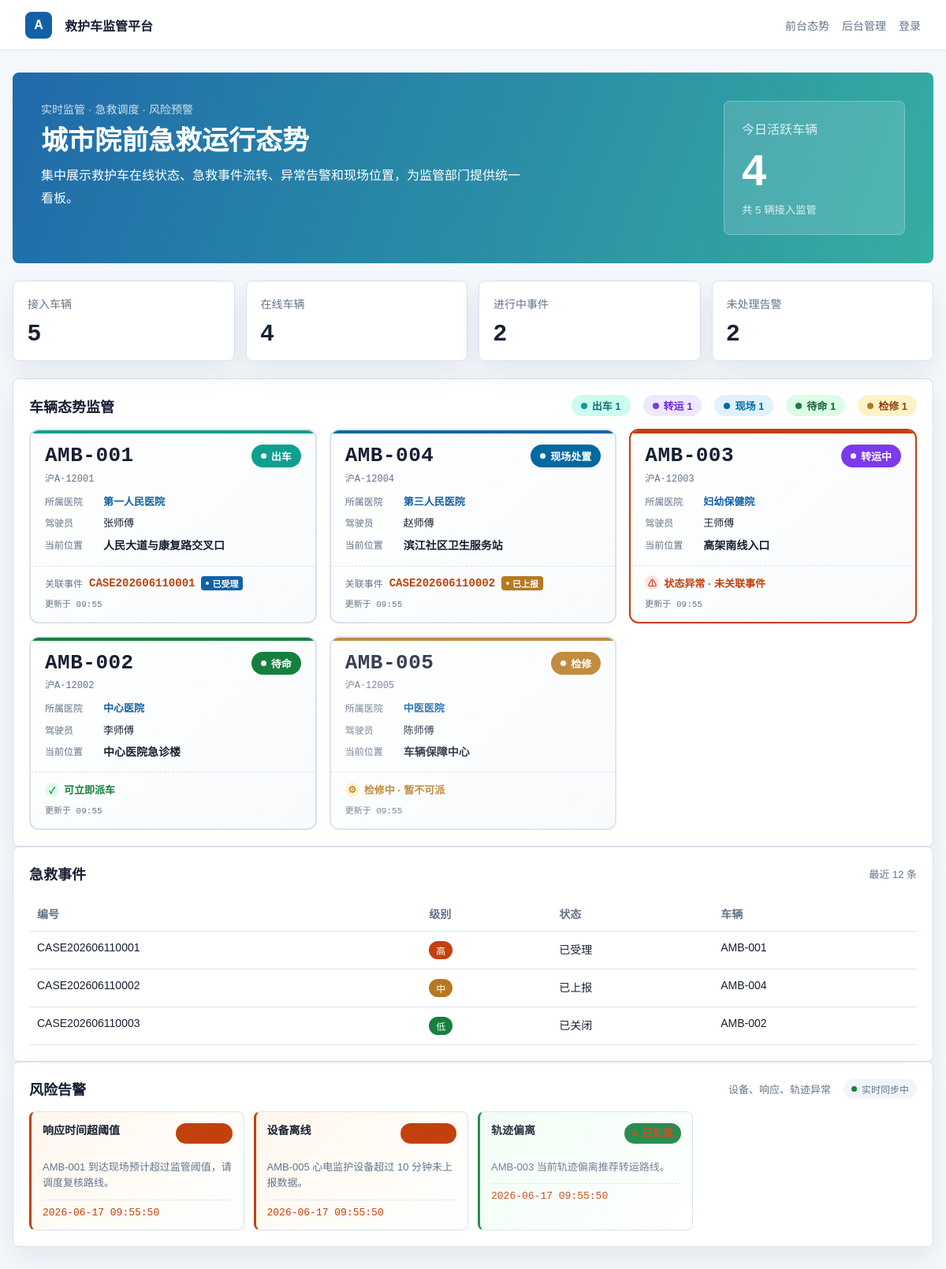
The page / on the database its author committed.
### tables this page shows
CREATE TABLE IF NOT EXISTS ambulances (
    id INT AUTO_INCREMENT PRIMARY KEY,
    code VARCHAR(30) NOT NULL UNIQUE,
    plate_no VARCHAR(30) NOT NULL,
    hospital VARCHAR(120) NOT NULL,
    driver_name VARCHAR(50) NOT NULL,
    status VARCHAR(30) NOT NULL,
    location VARCHAR(160) NOT NULL,
    updated_at TIMESTAMP DEFAULT CURRENT_TIMESTAMP ON UPDATE CURRENT_TIMESTAMP
);

CREATE TABLE IF NOT EXISTS emergency_cases (
    id INT AUTO_INCREMENT PRIMARY KEY,
    case_no VARCHAR(40) NOT NULL UNIQUE,
    patient_name VARCHAR(80) NOT NULL,
    priority VARCHAR(20) NOT NULL,
    address VARCHAR(180) NOT NULL,
    status VARCHAR(30) NOT NULL,
    assigned_ambulance VARCHAR(30) NULL,
    dispatch_vehicle_status VARCHAR(30) NULL,
    dispatched_at TIMESTAMP NULL DEFAULT NULL,
    created_at TIMESTAMP DEFAULT CURRENT_TIMESTAMP
);

CREATE TABLE IF NOT EXISTS alerts (
    id INT AUTO_INCREMENT PRIMARY KEY,
    title VARCHAR(120) NOT NULL,
    description VARCHAR(255) NOT NULL,
    status VARCHAR(20) NOT NULL DEFAULT 'open',
    handling_notes TEXT NULL,
    handled_by INT NULL,
    handled_at TIMESTAMP NULL DEFAULT NULL,
    created_at TIMESTAMP DEFAULT CURRENT_TIMESTAMP,
    FOREIGN KEY (handled_by) REFERENCES users(id) ON DELETE SET NULL
);

### src/Core/View.php (called while the page is built, shortened)
<?php
final class View
{
    public static function render(string $template, array $data = []): void
    {
        extract($data, EXTR_SKIP);
        require_once __DIR__ . '/../../templates/helpers.php';
        require __DIR__ . "/../../templates/{$template}.php";
    }
}

### src/Controllers/AppController.php (called while the page is built, shortened)
<?php
final class AppController
{
    private DashboardRepository $repo;
    public function __construct()
    {
        $this->repo = new DashboardRepository();
    }
    public function home(): void
    {
        View::render('home', [
            'overview' => $this->repo->overview(),
            'ambulances' => $this->repo->ambulancesWithDispatchInfo(),
            'cases' => $this->repo->cases(),
            'alerts' => $this->repo->alerts(),
            'user' => Auth::user(),
        ]);
    }
}

### src/Models/DashboardRepository.php (called while the page is built, shortened)
<?php
final class DashboardRepository
{
    private PDO $db;
    public function __construct()
    {
        $this->db = Database::connection();
    }
    public function cases(): array
    {
        return $this->db->query('SELECT * FROM emergency_cases ORDER BY created_at DESC LIMIT 12')->fetchAll();
    }
    public function alerts(): array
    {
        $sql = 'SELECT a.*, u.name as handler_name
                FROM alerts a
                LEFT JOIN users u ON a.handled_by = u.id
                ORDER BY a.created_at DESC LIMIT 12';
        return $this->db->query($sql)->fetchAll();
    }
    public function ambulancesWithDispatchInfo(): array
    {
        $sql = 'SELECT a.*,
                       (SELECT ec.case_no FROM emergency_cases ec
                        WHERE ec.assigned_ambulance = a.code AND ec.status != "closed"
                        ORDER BY ec.created_at DESC LIMIT 1) as active_case_no,
                       (SELECT ec.status FROM emergency_cases ec
                        WHERE ec.assigned_ambulance = a.code AND ec.status != "closed"
                        ORDER BY ec.created_at DESC LIMIT 1) as active_case_status
                FROM ambulances a
                ORDER BY FIELD(a.status, "dispatching", "on_scene", "transporting", "standby", "maintenance"), a.code';
        return $this->db->query($sql)->fetchAll();
    }
}

### templates/helpers.php (called while the page is built, shortened)
<?php
if (!function_exists('h')) {
    function h(?string $value): string
    {
        return htmlspecialchars($value ?? '', ENT_QUOTES, 'UTF-8');
    }
}
if (!function_exists('statusText')) {
    function statusText(string $status): string
    {
        return [
            'standby' => '待命',
            'dispatching' => '出车',
            'on_scene' => '现场处置',
            'transporting' => '转运中',
            'maintenance' => '检修',
            'reported' => '已上报',
            'accepted' => '已受理',
            'closed' => '已关闭',
            'open' => '未处理',
            'resolved' => '已处理',
        ][$status] ?? $status;
    }
}
if (!function_exists('priorityText')) {
    function priorityText(string $priority): string
    {
        return [
            'high' => '高',
            'medium' => '中',
            'low' => '低',
        ][$priority] ?? $priority;
    }
}
if (!function_exists('statusClass')) {
    function statusClass(string $status): string
    {
        return [
            'standby' => 'status-standby',
            'dispatching' => 'status-dispatching',
            'on_scene' => 'status-onscene',
            'transporting' => 'status-transporting',
            'maintenance' => 'status-maintenance',
            'reported' => 'status-reported',
            'accepted' => 'status-accepted',
            'closed' => 'status-closed',
            'open' => 'status-open',
            'resolved' => 'status-resolved',
        ][$status] ?? '';
    }
}

### templates/home.php (the view, shortened to what this page needs)
<section class="hero">
    <div>
        <p class="eyebrow">实时监管 · 急救调度 · 风险预警</p>
        <h1>城市院前急救运行态势</h1>
        <p class="summary">集中展示救护车在线状态、急救事件流转、异常告警和现场位置，为监管部门提供统一看板。</p>
    </div>
    <div class="hero-panel">
        <span>今日活跃车辆</span>
        <strong><?= (int) $overview['ambulances_online'] ?></strong>
        <small>共 <?= (int) $overview['ambulances_total'] ?> 辆接入监管</small>
    </div>
</section>
<section class="metrics">
    <div><span>接入车辆</span><strong><?= (int) $overview['ambulances_total'] ?></strong></div>
    <div><span>在线车辆</span><strong><?= (int) $overview['ambulances_online'] ?></strong></div>
    <div><span>进行中事件</span><strong><?= (int) $overview['active_cases'] ?></strong></div>
    <div><span>未处理告警</span><strong><?= (int) $overview['alerts'] ?></strong></div>
</section>
<section class="panel">
    <div class="panel-head">
        <h2>车辆态势监管</h2>
        <div class="vehicle-status-stats">
            <span class="stat-item stat-dispatching"><i></i>出车 <?= count(array_filter($ambulances, fn($a) => $a['status'] === 'dispatching')) ?></span>
            <span class="stat-item stat-transporting"><i></i>转运 <?= count(array_filter($ambulances, fn($a) => $a['status'] === 'transporting')) ?></span>
            <span class="stat-item stat-onscene"><i></i>现场 <?= count(array_filter($ambulances, fn($a) => $a['status'] === 'on_scene')) ?></span>
            <span class="stat-item stat-standby"><i></i>待命 <?= count(array_filter($ambulances, fn($a) => $a['status'] === 'standby')) ?></span>
            <span class="stat-item stat-maintenance"><i></i>检修 <?= count(array_filter($ambulances, fn($a) => $a['status'] === 'maintenance')) ?></span>
        </div>
    </div>
    <div class="vehicle-grid">
        <?php foreach ($ambulances as $ambulance): ?>
            <?php
                $status = $ambulance['status'];
                $hasActiveCase = !empty($ambulance['active_case_no']);
                $isAbnormal = ($status === 'dispatching' || $status === 'on_scene' || $status === 'transporting') && !$hasActiveCase;
                $isMaintenance = $status === 'maintenance';
            ?>
            <article class="vehicle-status-card vehicle-status-<?= h($status) ?><?= $isAbnormal ? ' vehicle-abnormal' : '' ?><?= $isMaintenance ? ' vehicle-maintenance' : '' ?>">
                <div class="vehicle-card-header">
                    <div class="vehicle-code-block">
                        <span class="vehicle-code"><?= h($ambulance['code']) ?></span>
                        <span class="vehicle-plate"><?= h($ambulance['plate_no']) ?></span>
                    </div>
                    <span class="vehicle-status-badge status-<?= h($status) ?>">
                        <span class="pulse-dot"></span>
                        <?= statusText($status) ?>
                    </span>
                </div>
                <div class="vehicle-card-body">
                    <div class="vehicle-info-row">
                        <span class="info-label">所属医院</span>
                        <span class="info-value hospital"><?= h($ambulance['hospital']) ?></span>
                    </div>
                    <div class="vehicle-info-row">
                        <span class="info-label">驾驶员</span>
                        <span class="info-value"><?= h($ambulance['driver_name']) ?></span>
                    </div>
                    <div class="vehicle-info-row location-row">
                        <span class="info-label">当前位置</span>
                        <span class="info-value location"><?= h($ambulance['location']) ?></span>
                    </div>
                </div>
                <div class="vehicle-card-footer">
                    <?php if ($hasActiveCase): ?>
                        <div class="active-case-info">
                            <span class="case-label">关联事件</span>
                            <span class="case-no"><?= h($ambulance['active_case_no']) ?></span>
                            <span class="case-status status-tag-small status-<?= h($ambulance['active_case_status']) ?>">
                                <?= statusText($ambulance['active_case_status']) ?>
                            </span>
                        </div>
                    <?php elseif ($status === 'standby'): ?>
                        <div class="dispatch-available">
                            <span class="available-icon">✓</span>
                            <span>可立即派车</span>
                        </div>
                    <?php elseif ($isMaintenance): ?>
                        <div class="maintenance-info">
                            <span class="maintenance-icon">⚙</span>
                            <span>检修中 · 暂不可派</span>
                        </div>
                    <?php else: ?>
                        <div class="abnormal-warning">
                            <span class="warning-icon">⚠</span>
                            <span>状态异常 · 未关联事件</span>
                        </div>
                    <?php endif; ?>
                    <div class="update-time">
                        更新于 <?= h(date('H:i', strtotime($ambulance['updated_at']))) ?>
                    </div>
                </div>
            </article>
        <?php endforeach; ?>
    </div>
</section>
<section class="panel">
    <div class="panel-head">
        <h2>急救事件</h2>
        <span>最近 12 条</span>
    </div>
    <table>
        <thead>
            <tr><th>编号</th><th>级别</th><th>状态</th><th>车辆</th></tr>
        </thead>
        <tbody>
        <?php foreach ($cases as $case): ?>
            <tr>
                <td><?= h($case['case_no']) ?></td>
                <td><span class="badge priority-<?= h($case['priority']) ?>"><?= priorityText($case['priority']) ?></span></td>
                <td><?= statusText($case['status']) ?></td>
                <td><?= h($case['assigned_ambulance'] ?: '待派车') ?></td>
            </tr>
        <?php endforeach; ?>
        </tbody>
    </table>
</section>
<section class="panel">
    <div class="panel-head">
        <h2>风险告警</h2>
        <div class="alerts-refresh-info">
            <span>设备、响应、轨迹异常</span>
            <span class="refresh-indicator" id="refresh-indicator" title="每 30 秒自动刷新">
                <span class="refresh-dot"></span>
                <span id="refresh-time">实时同步中</span>
            </span>
        </div>
    </div>
    <div class="alerts front-alerts" id="front-alerts">
        <?php foreach ($alerts as $alert): ?>
            <?php $isOpen = $alert['status'] === 'open'; ?>
            <article class="front-alert <?= $isOpen ? 'alert-status-open' : 'alert-status-resolved' ?>" data-alert-id="<?= (int) $alert['id'] ?>">
                <div class="front-alert-head">
                    <b class="front-alert-title"><?= h($alert['title']) ?></b>
                    <span class="status-tag <?= statusClass($alert['status']) ?>"><?= statusText($alert['status']) ?></span>
                </div>
                <p class="front-alert-desc"><?= h($alert['description']) ?></p>
                <div class="front-alert-footer">
                    <span class="alert-created"><?= h($alert['created_at']) ?></span>
                </div>
            </article>
        <?php endforeach; ?>
    </div>
</section>
<?php
$content = ob_get_clean();
require __DIR__ . '/layout.php';

### public/index.php (shortened to what this page needs)
<?php
require_once __DIR__ . '/../src/Core/View.php';
require_once __DIR__ . '/../templates/helpers.php';
require_once __DIR__ . '/../src/Models/DashboardRepository.php';
require_once __DIR__ . '/../src/Controllers/AppController.php';
$controller = new AppController();
$path = parse_url($_SERVER['REQUEST_URI'], PHP_URL_PATH) ?: '/';
$method = $_SERVER['REQUEST_METHOD'] ?? 'GET';
$method = $method === 'HEAD' ? 'GET' : $method;
try {
    if ($path === '/' && $method === 'GET') {
        $controller->home();
    } elseif ($path === '/login' && $method === 'GET') {
        $controller->loginForm();
    } elseif ($path === '/login' && $method === 'POST') {
        $controller->login();
    } elseif ($path === '/logout') {
        $controller->logout();
    } elseif ($path === '/admin' && $method === 'GET') {
        $controller->admin();
    } elseif ($path === '/admin/cases' && $method === 'POST') {
        $controller->createCase();
    } elseif ($path === '/admin/ambulances' && $method === 'POST') {
        $controller->updateAmbulance();
    } elseif ($path === '/admin/alerts/handle' && $method === 'POST') {
        $controller->handleAlert();
    } elseif ($path === '/api/overview' && $method === 'GET') {
        $controller->overviewApi();
    } elseif ($path === '/api/dispatch-check' && $method === 'GET') {
        $controller->dispatchCheckApi();
    } else {
        http_response_code(404);
        echo '页面不存在';
    }
} catch (Throwable $exception) {
    http_response_code(500);
    echo '系统暂时不可用：' . htmlspecialchars($exception->getMessage(), ENT_QUOTES, 'UTF-8');
}

### templates/layout.php (shortened to what this page needs)
<!doctype html>
<html lang="zh-CN">
<head>
    <link rel="stylesheet" href="/assets/style.css">
</head>
<body>
    <header class="topbar">
        <a class="brand" href="/">
            <span class="brand-mark">A</span>
            <span>救护车监管平台</span>
        </a>
        <nav class="nav">
            <a href="/">前台态势</a>
            <a href="/admin">后台管理</a>
            <?php if (!empty($user)): ?>
                <span class="user"><?= h($user['name']) ?></span>
                <a href="/logout">退出</a>
            <?php else: ?>
                <a href="/login">登录</a>
            <?php endif; ?>
        </nav>
    </header>
    <main class="page">
        <?= $content ?>
    </main>
</body>
</html>

### rows shown on the page
ambulances: code "AMB-001", plate_no "沪A·12001", status "出车", hospital "第一人民医院", driver_name "张师傅", location "人民大道与康复路交叉口", active_case_no "CASE202606110001", active_case_status "已受理", updated_at "09:55"
ambulances: code "AMB-004", plate_no "沪A·12004", status "现场处置", hospital "第三人民医院", driver_name "赵师傅", location "滨江社区卫生服务站", active_case_no "CASE202606110002", active_case_status "已上报", updated_at "09:55"
ambulances: code "AMB-003", plate_no "沪A·12003", status "转运中", hospital "妇幼保健院", driver_name "王师傅", location "高架南线入口", shows "状态异常 · 未关联事件", updated_at "09:55"
ambulances: code "AMB-002", plate_no "沪A·12002", status "待命", hospital "中心医院", driver_name "李师傅", location "中心医院急诊楼", shows "可立即派车", updated_at "09:55"
ambulances: code "AMB-005", plate_no "沪A·12005", status "检修", hospital "中医医院", driver_name "陈师傅", location "车辆保障中心", shows "检修中 · 暂不可派", updated_at "09:55"
emergency_cases: case_no "CASE202606110001", priority "高", status "已受理", assigned_ambulance "AMB-001"
emergency_cases: case_no "CASE202606110002", priority "中", status "已上报", assigned_ambulance "AMB-004"
emergency_cases: case_no "CASE202606110003", priority "低", status "已关闭", assigned_ambulance "AMB-002"
alerts: title "响应时间超阈值", description "AMB-001 到达现场预计超过监管阈值，请调度复核路线。", created_at "2026-06-17 09:55:50"
alerts: title "设备离线", description "AMB-005 心电监护设备超过 10 分钟未上报数据。", created_at "2026-06-17 09:55:50"
alerts: title "轨迹偏离", description "AMB-003 当前轨迹偏离推荐转运路线。", created_at "2026-06-17 09:55:50"

### other values the page prints
$overview['ambulances_online'] "4"
$overview['ambulances_total'] "5"
$overview['active_cases'] "2"
$overview['alerts'] "2"
count(array_filter($ambulances, fn($a) => $a['status'] === 'standby')) "1"
